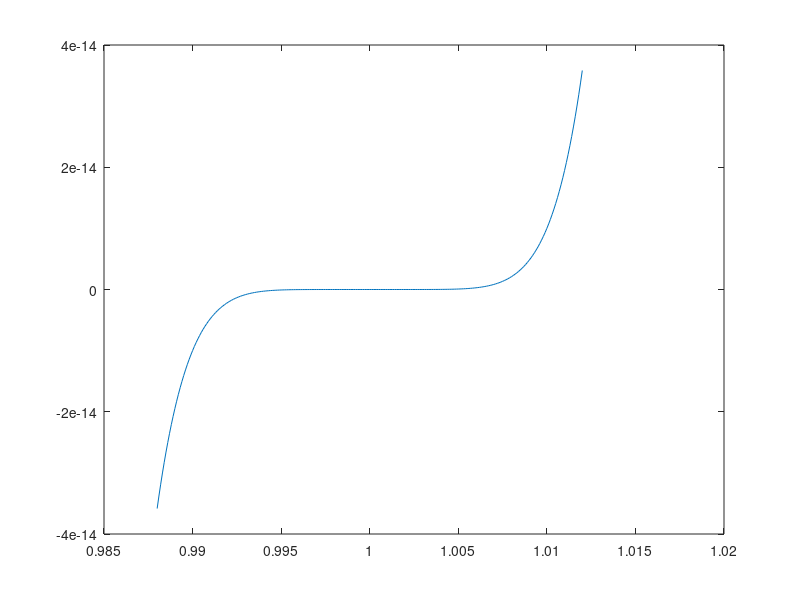

The MATLAB script that drew this image: (Note: this script raises an error after producing the figure.)
%% What's wrong with MATLAB?

x = 0.5/0.1 - 5

y = 0.3/0.1 - 3


%% Solving an overdetermined system?

A = [17 6; 1.7 0.6];
b = [23; 2.3];
x = A\b

%% What about this?

small_number = 1e-16;
1 + small_number - 1
1 - 1 + small_number

%%

x = 0.988:.0001:1.012;
% y = x.^7-7*x.^6+21*x.^5-35*x.^4+35*x.^3-21*x.^2+7*x-1; % note that y = (x-1).^7
% plot(x,y)
z = (x-1).^7;
plot(x,z)

%% Get the book's toolbox!
% t: # bits in the mantissa
% [emin,emax]: range for the exponent

floatgui

%% Some special numbers

eps
realmin
realmax
2*realmax
Inf-Inf
0/0
eps*realmin
2.47e-324
2.48e-324

%% Roundoff error
% The colon command avoids propagation of roundoff errors
clc

x = 0;
t = 0.1;

for i = 1:10
    x = x + t;
end

1-x % x is not equal to 1!

y = 0:0.1:1;

1-y(end)

%% Approximation error
% Want to approximate $\int_0^1 e^{\sin x} dx$.

clear
clc

step = 0.1;
subintervals = 0:step:1;
sum = 0;

for i = 1:size(subintervals,2)-1
    sum = sum + exp( sin(subintervals(i))) * step;
end

sum % this is our Riemann sum that approximates $\int_0^1 e^{\sin x} dx$.

%% Error propagation

x = sqrt(3);
y = x.^2 - 1; % y should equal 2
eps_y = (y-2)/2 % relative error in y; its absolute value should be less than 5*eps 

%% Numerical instability: we should have I_n -> 0 as n -> infinity

% We want to compute I_n = quad(@(x) x.^n./(x+5),0,1) using a recursive
% formula

p = zeros(1,10);
p(1) = log(6/5); % p(1) = I_0
for n = 1:length(p)
    p(n+1) = 1/(n+1) - 5*p(n);
end
% p

pause

p(10)
quad(@(x) x.^9./(x+5),0,1) % this is what p(10) should be!

%% Same thing, although now we move backwards in n

q = zeros(1,30);
q(end) = 0; % just a guess... anyway, I_30 should be very small!

for n = length(q)-1 :-1 :1 % note that n is moving backwards
    q(n) = (1/(n+1) - q(n+1))/5;
end
% q

q(9) % should equal quad(@(x) x.^9./(x+5),0,1)